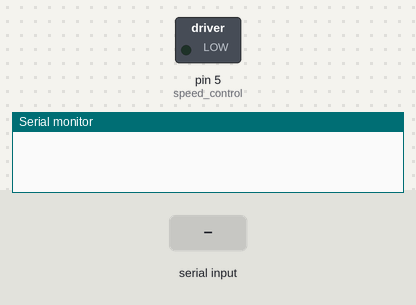
Simulated run of this sketch. Board: Arduino Uno, built with avr-gcc and run on an emulated ATmega328P. Shown: switched loads named in the sketch (green lamp = pin HIGH), the last lines printed to the serial monitor. The inputs (shaded band) are chosen by the test bench. Pins used as bus, display or sensor lines are not drawn.

Above: at 1.2 s.
1.3 s: "1" received over Serial
At 2.5 s:
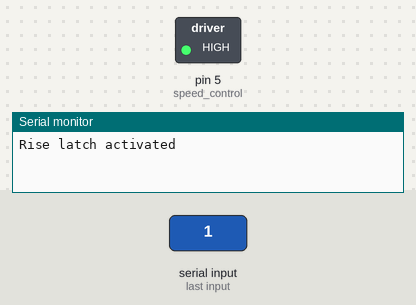
2.8 s: "0" received over Serial
Timing chart, 0 to 5.8 s (numbered marks = the images above; inputs shaded):
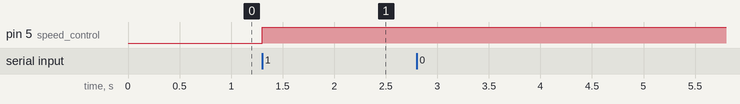

Measured:
- after the input at 1.3 s, pin 5 (speed_control): LOW → HIGH at once

The sketch:

tug_robot_latch_actuator_01.ino
```cpp
int rise_latch = 4;
int lower_latch = 3;
int speed_control = 5;
void setup() {
  pinMode(rise_latch, OUTPUT);
  pinMode(lower_latch, OUTPUT);
  pinMode(speed_control, OUTPUT);

  // Initialize the pins
  digitalWrite(rise_latch, LOW);
  digitalWrite(lower_latch, LOW);
  analogWrite(speed_control, 0);

  Serial.begin(9600); // Initialize serial communication
}

void loop() {
  if (Serial.available() > 0) { // Check if there's data available to read
    char receivedChar = Serial.read(); // Read the incoming byte

    if (receivedChar == '1') {
      // Activate rise_latch
      digitalWrite(rise_latch, HIGH);

      digitalWrite(lower_latch, LOW);
      analogWrite(speed_control, 255);
      Serial.println("Rise latch activated");
    } else if (receivedChar == '0') {
      // Activate lower_latch
      digitalWrite(rise_latch, LOW);
      digitalWrite(lower_latch, HIGH);
      analogWrite(speed_control, 255);
      Serial.println("Lower latch activated");
    }
  }
}
```
